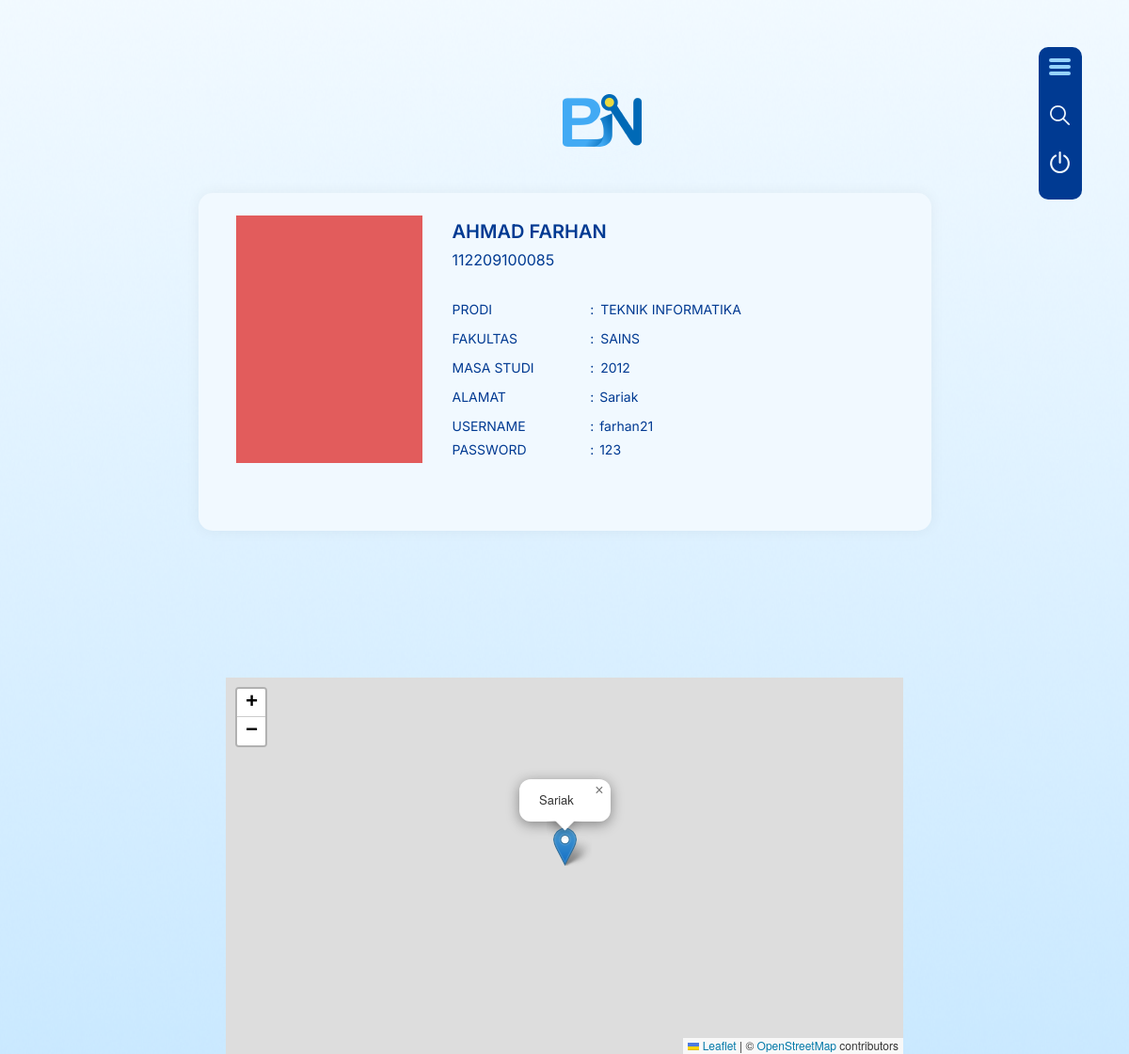
The app's page /Profile.php (signed in) with its own data.
### tables this page shows
CREATE TABLE `mahasiswa` (
  `user_id` int(11) NOT NULL,
  `nama` varchar(100) NOT NULL,
  `nim` varchar(20) NOT NULL,
  `prodi` varchar(100) NOT NULL,
  `fakultas` varchar(100) NOT NULL,
  `username` varchar(50) NOT NULL,
  `password` varchar(255) NOT NULL,
  `address` varchar(255) NOT NULL,
  `latitude` float NOT NULL,
  `longitude` float NOT NULL,
  `angkatan` varchar(20) NOT NULL,
  `masa_studi` varchar(50) DEFAULT NULL
);

### Profile.php (the view, shortened to what this page needs)
<?php
include("koneksi.php");
$username = $_SESSION['username'];
$sql = "SELECT * FROM mahasiswa WHERE username = '$username'";
$result = $conn->query($sql);
if ($result->num_rows > 0) {
    $user_data = $result->fetch_assoc();
    $nama = $user_data['nama'];
    $nim = $user_data['nim'];
    $prodi = $user_data['prodi'];
    $fakultas = $user_data['fakultas'];
    $masa_studi = $user_data['masa_studi'];
    $alamat = $user_data['address'];
    $password = $user_data['password'];
} else {
    echo "Data pengguna tidak ditemukan!";
}
?>
<!DOCTYPE html>
<html>
<head>
    <link rel="stylesheet" type="text/css" href="https://stackpath.bootstrapcdn.com/font-awesome/4.7.0/css/font-awesome.min.css" />
    <link rel="stylesheet" type="text/css" href="https://unpkg.com/aos@2.3.1/dist/aos.css" />
    <link rel="stylesheet" type="text/css" href="./css/common.css" />
    <link rel="stylesheet" type="text/css" href="./css/fonts.css" />
    <link rel="stylesheet" type="text/css" href="./css/Profile.css" />
<link rel="stylesheet" href="https://unpkg.com/leaflet/dist/leaflet.css" />
</head>
<body class="flex-column">
    <div class="profile profileSection" style="--src:url(../assets/0aa3e907632373b70b5ea5f451297a94.png)">
        <img class="profileImage" src="./assets/7df27a9129a89125bd086ac50725d59a.png" alt="alt text" />
        <div class="contactContentBox">
            <div class="detailsRow">
                <div class="avatarRectangle"></div>
                <div class="detailsColumn">
                    <div class="infoColumn">
                        <h3 class="nameSubtitle"><?= $nama ?></h3>
                        <h5 class="idHighlight"><?= $nim ?></h5>
                    </div>
                    <div class="additionalInfoRow">
                        <div class="labelsColumn">
                            <p class="programLabel">PRODI</p>
                            <p class="facultyLabel">FAKULTAS</p>
                            <p class="studyPeriodLabel">MASA STUDI</p>
                            <div class="addressLabel">ALAMAT</div>
                            <div class="usernameLabel">USERNAME</div>
                            <div class="passwordLabel">PASSWORD</div>
                        </div>
                        <div class="colonColumn">
                            <p class="programColon">:</p>
                            <p class="facultyColon">:</p>
                            <p class="studyPeriodColon">:</p>
                            <div class="addressColon">:</div>
                            <div class="usernameColon">:</div>
                            <div class="passwordColon">:</div>
                        </div>
                        <div class="valuesColumn">
                            <p class="programValue"><?= $prodi ?></p>
                            <p class="facultyValue"><?= $fakultas ?></p>
                            <p class="studyPeriodValue"><?= $masa_studi ?></p>
                            <p class="addressValue"><?= $alamat ?></p>
                            <p class="usernameValue"><?= $username ?></p>
                            <p class="passwordValue"><?= $password ?></p>
                        </div>
                    </div>
                </div>
            </div>
        </div>
    <div id="map"></div>
        <div class="galleryContentBox">
            <div class="galleryColumn">
                <a href="homeuser.php">
                <img class="galleryImage4" src="./assets/47b436675238770c905ef738ae4ffac5.svg" alt="alt text" />
                </a>
                <a href="homeuser.php">
                <img class="galleryImage3" src="./assets/aa4a6ebcc090e6fc23280dce4bd0fe75.png" alt="alt text" style="top: 10px;"/>
                </a>
                <a href="index.php">
                <img class="galleryImage2" src="./assets/63f6adcc02652f9bd328601182643ad6.png" alt="alt text" style="top: 15px;"/>
                </a>
            </div>
        </div>
    </div>
</body>
</html>

### css/common.css (style rules this page uses)
*, *::before, *::after { box-sizing: border-box; }
h1, h2, h3, h4, h5, h6, hr, p, figure { display: block; font-size: 1em; font-weight: normal; margin: 0; border-width: 0; opacity: 1; }
body { margin: 0; font-family: -apple-system, BlinkMacSystemFont, "Segoe UI", "Roboto", "Oxygen", "Ubuntu", "Cantarell", "Fira Sans", "Droid Sans", "Helvetica Neue", sans-serif; -webkit-font-smoothing: antialiased; -moz-osx-font-smoothing: grayscale; }
.flex-column { display: flex; flex-direction: column; }

### Profile.php (style rules this page uses)
#map { height: 400px; width: 60%; margin: 0 auto; }

### records on screen
mahasiswa: nama "AHMAD FARHAN", nim "112209100085", prodi "TEKNIK INFORMATIKA", fakultas "SAINS", masa_studi "2012", address "Sariak", password "123"

### other values on screen
$username "farhan21"
